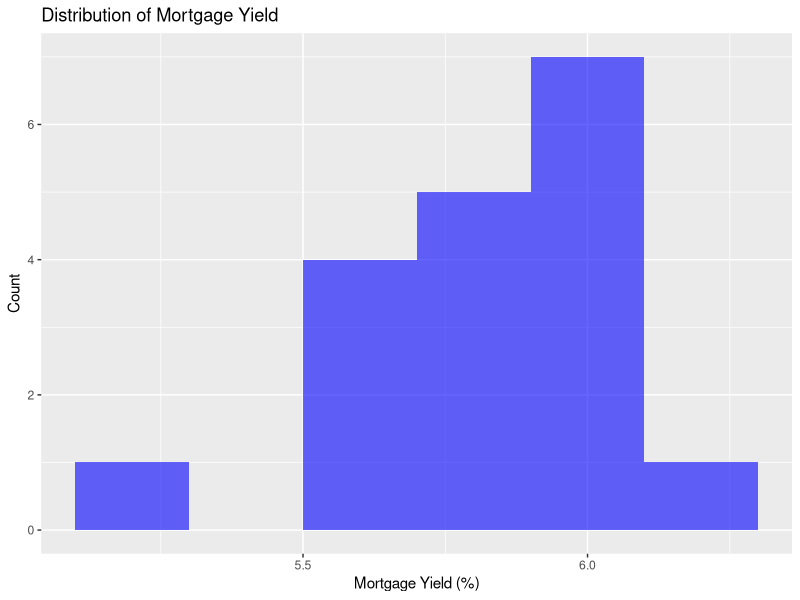
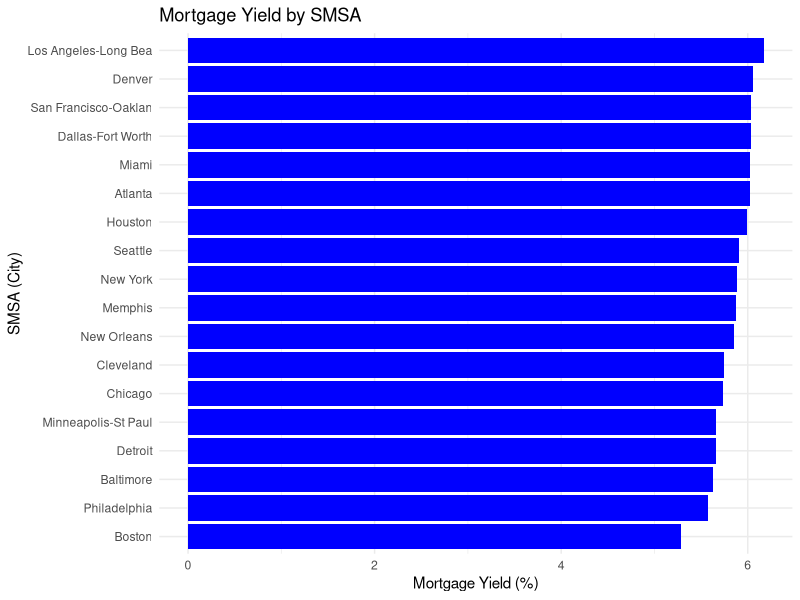
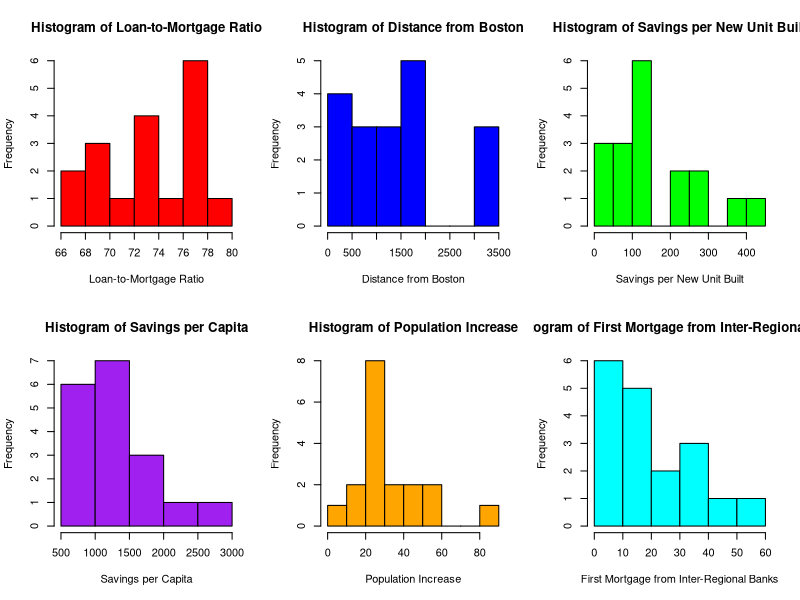
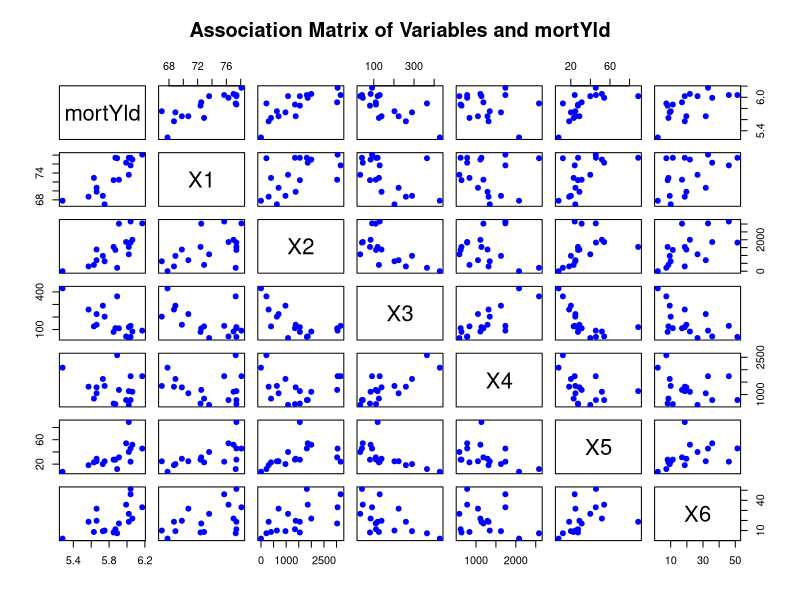
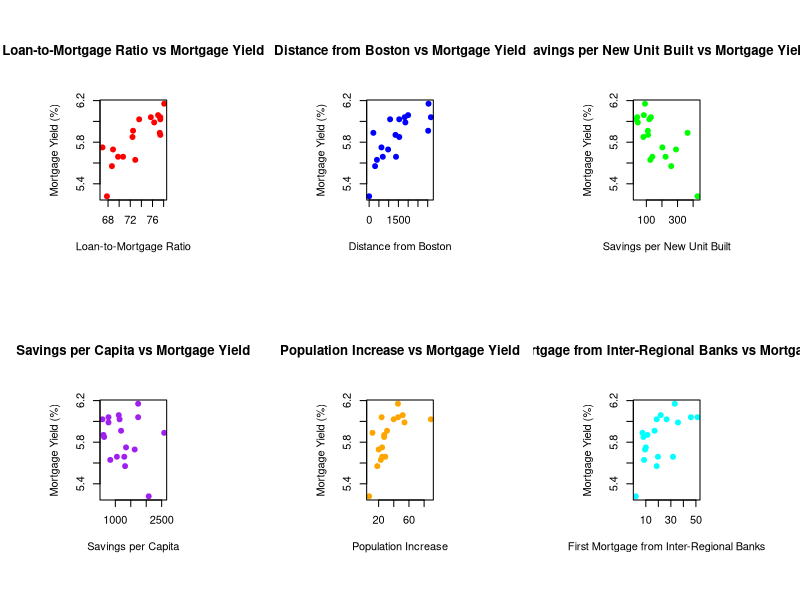

These figures' R source, in order: (Note: this script raises an error after producing the figures.)
## ---- chunk 1
# Load necessary libraries
library(ggplot2)
library(tidyverse)
library(dplyr)
library(knitr)
library(kableExtra)
library(xtable)
library(MASS)
library(car)
library(magrittr)

# Read data
df <- read.csv("myield.csv")

# Rename columns for easier reference
colnames(df) <- c("smsa", "mortYld", "X1", "X2", "X3", "X4", "X5", "X6")

# Display first few rows
kable(head(df), caption = "First few rows of the dataset") %>% kable_styling()
## ---- chunk 2
# Count missing values
colSums(is.na(df))

## ---- chunk 3
# Summary Statistics
summary_stats <- summary(df[, colnames(df) != "smsa"])
kable(summary_stats, caption = "Summary Statistics of Variables") %>% kable_styling()
## ---- chunk 4
# Histogram of Mortgage Yield
ggplot(df, aes(x = mortYld)) + 
  geom_histogram(binwidth = 0.2, fill = "blue", alpha = 0.6) +
  labs(title = "Distribution of Mortgage Yield", x = "Mortgage Yield (%)", y = "Count")

# Create a named vector where mortgage yield values are associated with their respective SMSAs
df <- df %>% arrange(desc(mortYld))  

# Create a better bar chart
ggplot(df, aes(x = reorder(smsa, mortYld), y = mortYld)) + 
  geom_bar(stat = "identity", fill = "blue") +
  coord_flip() +  # Flip coordinates to make labels readable
  labs(title = "Mortgage Yield by SMSA", x = "SMSA (City)", y = "Mortgage Yield (%)") +
  theme_minimal()


# Set up a 2x3 grid for multiple histograms
par(mfrow = c(2, 3))

# Define variable names
var_names <- c("Loan-to-Mortgage Ratio", "Distance from Boston", 
               "Savings per New Unit Built", "Savings per Capita", 
               "Population Increase", "First Mortgage from Inter-Regional Banks")

# Define colors for better visualization
hist_colors <- c("red", "blue", "green", "purple", "orange", "cyan")

# Loop through each variable (X1 to X6) and create a histogram
for (i in 1:6) {
  hist(df[[paste0("X", i)]], 
       main = paste("Histogram of", var_names[i]),
       xlab = var_names[i], 
       col = hist_colors[i], 
       border = "black")
}

# Reset plotting parameters to default
par(mfrow = c(1, 1))

## ---- chunk 5
# Adjust the plotting window size to be square-like (you may need to resize RStudio plot panel)
par(mfrow = c(1, 1))  # Reset to 1x1 layout
par(mai = c(1, 1, 1, 1))  # Adjust margins to give more space around the plot
par(pin = c(10, 10))  # Set plot aspect ratio manually (width and height in inches)

# Select relevant numerical variables
selected_vars <- df[, c("mortYld", "X1", "X2", "X3", "X4", "X5", "X6")]

# Create the scatter plot matrix
pairs(selected_vars, 
      main = "Association Matrix of Variables and mortYld",
      col = "blue",   # Set color for points
      pch = 19)       # Use solid dots for points


## ---- chunk 6
# Set up a 2x3 grid for multiple scatter plots
par(mfrow = c(2, 3))

# Define variable names
var_names <- c("Loan-to-Mortgage Ratio", "Distance from Boston", 
               "Savings per New Unit Built", "Savings per Capita", 
               "Population Increase", "First Mortgage from Inter-Regional Banks")

# Define colors for better visualization
point_colors <- c("red", "blue", "green", "purple", "orange", "cyan")

# Loop through each variable (X1 to X6) and create a scatter plot with mortYld on the Y-axis
for (i in 1:6) {
  plot(df[[paste0("X", i)]], df$mortYld,
       main = paste(var_names[i], "vs Mortgage Yield"),
       xlab = var_names[i], ylab = "Mortgage Yield (%)",
       col = point_colors[i], pch = 19)
}

# Reset plotting parameters to default
par(mfrow = c(1, 1))

## ---- chunk 7
# Table
kable(cor_df, caption = "Correlation Matrix (Variables: mortYld to X6)", 
      align = 'c', booktabs = TRUE) %>%
  kable_styling(full_width = FALSE, position = "left") %>%
  row_spec(0, bold = TRUE)

# Heatmap
library(reshape2)
melted_cor <- melt(cor_matrix)

ggplot(data = melted_cor, aes(x=Var1, y=factor(Var2, levels=rev(unique(Var2))), fill=value)) + 
  geom_tile() +
  scale_fill_gradient2(low="blue", high="red", mid="white", 
                       midpoint=0, limit=c(-1,1), space="Lab") +
  scale_x_discrete(position = "top") +
  coord_fixed() +
  theme_minimal() +
  theme(axis.text.x = element_text(angle = 45, hjust = 0)) +
  ggtitle("Correlation Heatmap")

## ---- chunk 8
cor(residuals(lm(df$X2 ~ df$X3)), residuals(lm(df$X6 ~ df$X3)))

## ---- chunk 9
# Pairwise Simple Regressions
models_simple <- lapply(1:6, function(i) {
  formula <- as.formula(paste("mortYld ~ X", i, sep = ""))
  lm(formula, data = df)
})

simple_summaries <- lapply(models_simple, summary)

data.frame(
  Predictor = paste0("X", 1:6),
  R_squared = sapply(simple_summaries, function(m) round(m$r.squared, 3)),
  p_value = sapply(simple_summaries, function(m) round(coef(m)[2,4], 4))
) %>%
  kable(caption = "Simple Linear Regressions: R² and p-values") %>%
  kable_styling()
## ---- chunk 10
# Null Model vs Full Model Comparison
null_model <- lm(mortYld ~ 1, data = df)
full_model <- lm(mortYld ~ X1 + X2 + X3 + X4 + X5 + X6, data = df)

anova(null_model, full_model)
## ---- chunk 11
# Fit linear regression model
model <- lm(mortYld ~ X1 + X2 + X3 + X4 + X5 + X6, data = df)

# Model summary
summary(model)

## ---- chunk 12
# Stepwise regression (both directions)
step_model <- stepAIC(model, direction = "both")
summary(step_model)
## ---- chunk 13
#model with interactions
interaction_model <- lm(mortYld ~ X1 * X3 * X4, data = df)

# Summary of the model
summary(interaction_model)

## ---- chunk 14
reduced_interaction_model <- lm(mortYld ~ X1 + X3 + X4 + X1:X3 + X1:X4 + X3:X4, data = df)
summary(reduced_interaction_model)
step_interaction_model <- stepAIC(lm(mortYld ~ X1 * X3 * X4, data = df), direction = "both")
summary(step_interaction_model)

## ---- chunk 15
# Compare model performances
adj_r2_compare <- data.frame(
  Model = c("Full Model", "Stepwise Model", "2-Way Interaction Model"),
  Adj_R2 = c(
    summary(full_model)$adj.r.squared,
    summary(step_model)$adj.r.squared,
    summary(reduced_interaction_model)$adj.r.squared
  )
)

kable(adj_r2_compare, caption = "Adjusted R² for Different Models") %>% kable_styling()

# Compare AIC
aic_compare <- AIC(full_model, step_model, reduced_interaction_model)
kable(aic_compare, caption = "AIC for Different Models") %>% kable_styling()

# Compare with ANOVA
anova(full_model, step_model, reduced_interaction_model)
## ---- chunk 16
# Compute Variance Inflation Factor (VIF)
vif_values <- vif(model)
kable(as.data.frame(vif_values), caption = "Variance Inflation Factors (VIF)") %>% kable_styling()

## ---- chunk 17
# Residuals vs Fitted Plot
ggplot(data.frame(fitted = fitted(model), residuals = resid(model)), aes(x = fitted, y = residuals)) +
  geom_point(alpha = 0.5) +
  geom_hline(yintercept = 0, linetype = "dashed") +
  labs(title = "Residuals vs Fitted Plot", x = "Fitted Values", y = "Residuals")
## ---- chunk 18
# QQ-Plot of Residuals
residuals <- resid(model)  # Extract residuals

# Set up a square plotting area
par(pty = "s")  

# Generate the Q-Q plot
qqnorm(residuals, main = "Q-Q Plot of Residuals") #Normal Q-Q Plot
qqline(residuals, col = "red")

# Reset plotting parameters (optional)
par(pty = "m")  
## ---- chunk 19
coeffs <- round(coef(model), 2)
kable(as.data.frame(coeffs), caption = "Final Model Coefficients") %>% kable_styling()
